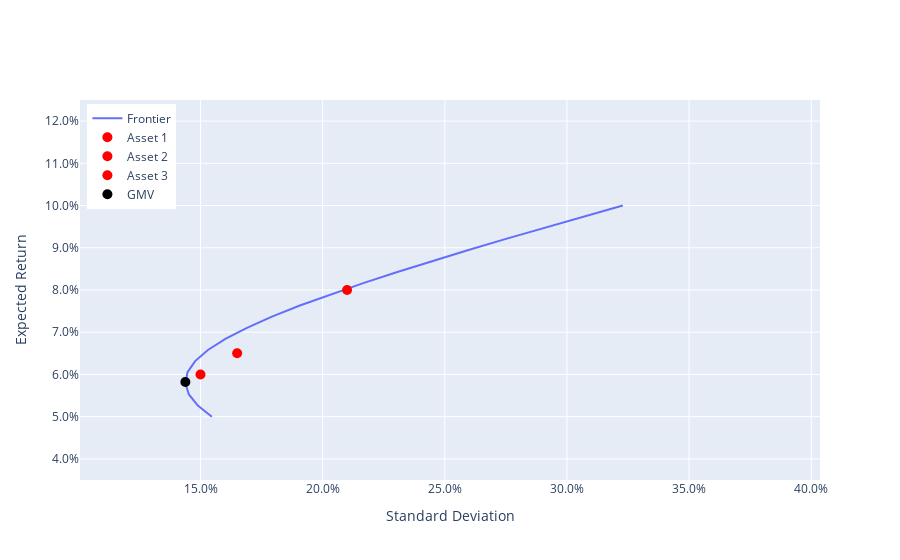

Here is the notebook cell this chart was saved with:
### Code cell
fig = go.Figure()

# Plot frontier
string =  "Asset 1: %{customdata[0]:.1%}<br>"
string += "Asset 2: %{customdata[1]:.1%}<br>"
string += "Asset 3: %{customdata[2]:.1%}<br>"
string += "<extra></extra>"
trace= go.Scatter(x=df.port_sd, y=df.port_expret,mode="lines",
    customdata=df[['w1','w2','w3']],hovertemplate=string, name='Frontier')
fig.add_trace(trace)

# Plot underlying assets
trace1= go.Scatter(x=[SDS[0]], y=[MNS[0]],mode="markers", marker=dict(size=10, color="red"), name='Asset 1')
fig.add_trace(trace1)
trace2= go.Scatter(x=[SDS[1]], y=[MNS[1]],mode="markers", marker=dict(size=10, color="red"), name='Asset 2')
fig.add_trace(trace2)
trace3= go.Scatter(x=[SDS[2]], y=[MNS[2]],mode="markers", marker=dict(size=10, color="red"), name='Asset 3')
fig.add_trace(trace3)

# Plot GMV
trace= go.Scatter(x=[np.sqrt(wgts_gmv @ COV @ wgts_gmv)], y=[wgts_gmv @ MNS] ,
    mode="markers", marker=dict(size=10, color="black"),
    customdata=wgts_gmv.reshape(1,3),hovertemplate=string, name='GMV')
fig.add_trace(trace)

# Formatting
fig.layout.yaxis["title"] = "Expected Return"
fig.layout.xaxis["title"] = "Standard Deviation"
fig.update_yaxes(tickformat=".1%")
fig.update_xaxes(tickformat=".1%")
fig.update_xaxes(range=[0.7 * df["port_sd"].min(), 1.25 * df["port_sd"].max()])
fig.update_yaxes(range=[0.7 * df["port_expret"].min(), 1.25 * df["port_expret"].max()])
fig.update_layout(legend=dict(yanchor="top", y=0.99, xanchor="left", x=0.01))
fig.show()

### Figure 1 — Plotly figure (JSON) as saved in the notebook; plotly's stock layout.template omitted (floating-point values rounded to 4 significant figures)
{"data": [{"customdata": [[1.152, 0.4644, -0.6161], [1.034, 0.4463, -0.48], [0.9156, 0.4283, -0.3439], [0.7976, 0.4102, -0.2078], [0.6796, 0.3922, -0.07173], [0.5615, 0.3741, 0.06437], [0.4435, 0.3561, 0.2005], [0.3254, 0.338, 0.3366], [0.2074, 0.32, 0.4726], [0.08936, 0.3019, 0.6087], [-0.02868, 0.2838, 0.7448], [-0.1467, 0.2658, 0.8809], [-0.2648, 0.2477, 1.017], [-0.3828, 0.2297, 1.153], [-0.5008, 0.2116, 1.289], [-0.6189, 0.1936, 1.425], [-0.7369, 0.1755, 1.561], [-0.855, 0.1575, 1.697], [-0.973, 0.1394, 1.834], [-1.091, 0.1214, 1.97]], "hovertemplate": "Asset 1: %{customdata[0]:.1%}<br>Asset 2: %{customdata[1]:.1%}<br>Asset 3: %{customdata[2]:.1%}<br><extra></extra>", "mode": "lines", "name": "Frontier", "type": "scatter", "x": [0.1546, 0.1489, 0.1452, 0.1438, 0.1447, 0.1478, 0.153, 0.1602, 0.169, 0.1792, 0.1907, 0.2031, 0.2163, 0.2303, 0.2447, 0.2597, 0.275, 0.2907, 0.3067, 0.3229], "y": [0.05, 0.05263, 0.05526, 0.05789, 0.06053, 0.06316, 0.06579, 0.06842, 0.07105, 0.07368, 0.07632, 0.07895, 0.08158, 0.08421, 0.08684, 0.08947, 0.09211, 0.09474, 0.09737, 0.1]}, {"marker": {"color": "red", "size": 10}, "mode": "markers", "name": "Asset 1", "type": "scatter", "x": [0.15], "y": [0.06]}, {"marker": {"color": "red", "size": 10}, "mode": "markers", "name": "Asset 2", "type": "scatter", "x": [0.165], "y": [0.065]}, {"marker": {"color": "red", "size": 10}, "mode": "markers", "name": "Asset 3", "type": "scatter", "x": [0.21], "y": [0.08]}, {"customdata": [[0.783, 0.408, -0.191]], "hovertemplate": "Asset 1: %{customdata[0]:.1%}<br>Asset 2: %{customdata[1]:.1%}<br>Asset 3: %{customdata[2]:.1%}<br><extra></extra>", "marker": {"color": "black", "size": 10}, "mode": "markers", "name": "GMV", "type": "scatter", "x": [0.1438], "y": [0.05822]}], "layout": {"legend": {"x": 0.01, "xanchor": "left", "y": 0.99, "yanchor": "top"}, "xaxis": {"range": [0.1007, 0.4036], "tickformat": ".1%", "title": {"text": "Standard Deviation"}}, "yaxis": {"range": [0.035, 0.125], "tickformat": ".1%", "title": {"text": "Expected Return"}}}}
